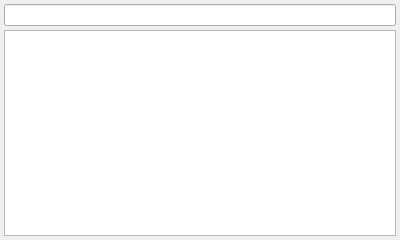
<?xml version="1.0" encoding="UTF-8"?>
<ui version="4.0">
 <class>ItemListSearchComboBoxPopup</class>
 <widget class="QWidget" name="ItemListSearchComboBoxPopup">
  <property name="geometry">
   <rect>
    <x>0</x>
    <y>0</y>
    <width>400</width>
    <height>240</height>
   </rect>
  </property>
  <property name="windowTitle">
   <string>Form</string>
  </property>
  <layout class="QGridLayout" name="gridLayout">
   <property name="margin">
    <number>4</number>
   </property>
   <property name="spacing">
    <number>4</number>
   </property>
   <item row="0" column="0">
    <widget class="CLineEdit" name="edtName">
     <property name="placeholderText">
      <string/>
     </property>
    </widget>
   </item>
   <item row="1" column="0">
    <widget class="CItemListView" name="tableView"/>
   </item>
  </layout>
 </widget>
 <customwidgets>
  <customwidget>
   <class>CItemListView</class>
   <extends>QTableView</extends>
   <header>library/ItemListView.h</header>
  </customwidget>
  <customwidget>
   <class>CLineEdit</class>
   <extends>QLineEdit</extends>
   <header>library/LineEdit</header>
  </customwidget>
 </customwidgets>
 <resources/>
 <connections/>
</ui>
